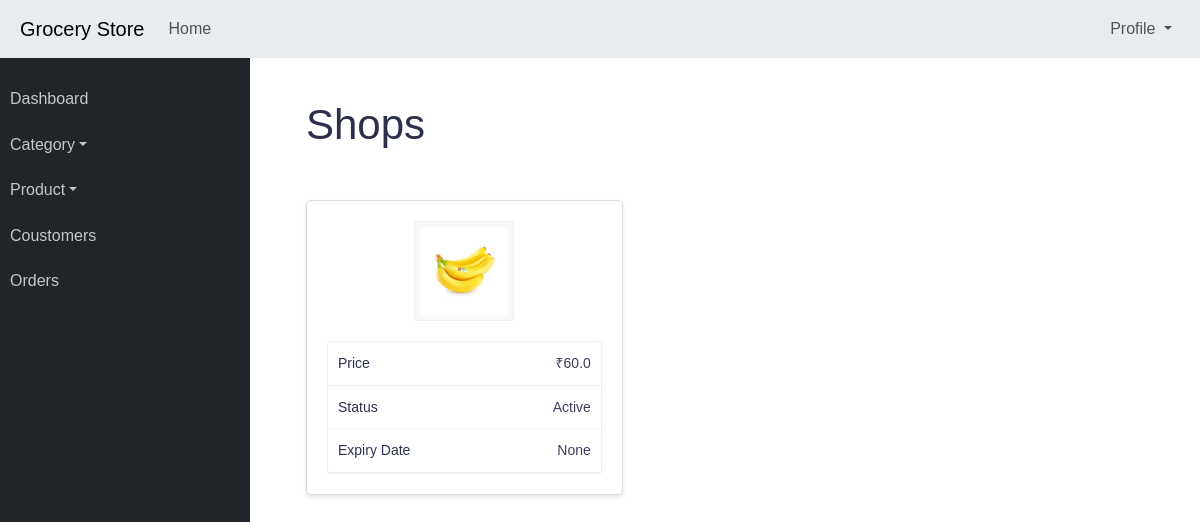
The page /admin/view/product/1 on the database its author committed.
### application/models.py (models this page shows)
class Product(db.Model):
    id = db.Column(db.Integer, primary_key=True)
    name = db.Column(db.String(100), nullable=False)
    price = db.Column(db.Float, nullable=False)
    discount = db.Column(db.Float, nullable=False)
    MFG_date = db.Column(db.Date, nullable=True)
    EXP_date = db.Column(db.Date, nullable=True)
    stock = db.Column(db.Integer, nullable=False)
    unit = db.Column(db.String(100), nullable=True)
    image = db.Column(db.String(100), nullable=False)
    status = db.Column(db.String(100), nullable=False)
    category_id = db.Column(db.Integer, db.ForeignKey('category.id'), nullable=False)
    category = db.relationship('Category', backref=db.backref('products', lazy=True))

### application/controllers.py (the view)
@app.route('/admin/view/product/<int:id>', methods=['GET', 'POST'])
def product_view(id):
    product = Product.query.filter_by(id=id).first()
    return render_template('product_view.html', product=product)

### templates/product_view.html (shortened to what this page needs)
{% extends "admin_base.html" %}
{% block content %}
<main>
    <div class="container-fluid">
        <h2 class="mt-30 page-title">Shops</h2>
        <div class="row">
            <div class="col-lg-5 col-md-6">
                <div class="card card-static-2 mb-30">
                    <div class="card-body-table">
                        {% if product %}
                        <div class="shopowner-content-left text-center pd-20">
                            <div class="shop_img">
                                <img src="{{url_for('static', filename='uploads/product/' + product.image)}}" alt="">
                            </div>
                            <div class="shopowner-dts">
                                <div class="shopowner-dt-list">
                                    <span class="left-dt">Price</span>
                                    <span class="right-dt">₹{{product.price}}</span>
                                </div>
                                <div class="shopowner-dt-list">
                                    <span class="left-dt">Status</span>
                                    <span class="right-dt">{{product.status}}</span>
                                </div>
                                <div class="shopowner-dt-list">
                                    <span class="left-dt">Expiry Date</span>
                                    <span class="right-dt">{{product.EXP_date}}</span>
                                </div>
                            </div>
                        </div>
                        {% endif %}
                    </div>
                </div>
            </div>
        </div>
    </div>
</main>
{% endblock %}

### static/css/admin-style.css (style rules this page uses)
body { font-family: Arial, sans-serif; line-height: 1.6; margin: 0; padding: 0; }
.container-fluid { width: 100%; padding-right: 15px; padding-left: 15px; margin-right: auto; margin-left: auto; padding-left: 1.5rem !important; padding-right: 1.5rem !important; }
.mt-30 { margin-top: 30px !important; }
h2 { color: #333; }
.card { border: 1px solid #ddd; border-radius: 5px; box-shadow: 0 2px 4px rgba(0, 0, 0, 0.1); padding: 20px; }
img { vertical-align: middle; border-style: none; }
.row { margin-top: 50px; }
.page-title { font-size: 42px; color: #2b2f4c; text-align: left; margin-bottom: 36px; }
.shop_img { width: 100px; height: 100px; border: 1px solid #efefef; background: #f9f9f9; padding: 5px; border-radius: 3px; display: inline-block; }
.shop_img img { width: 100%; }
.shopowner-dts { margin-top: 20px; border: 1px solid #efefef; border-radius: 3px; }
.shopowner-dt-list { display: flex; align-items: start; padding: 10px; border-bottom: 1px solid #efefef; width: 100%; }
.left-dt { color: #2b2f4c; font-size: 14px; font-weight: 500; margin-bottom: 0; text-align: left; width: 50%; }
.right-dt { color: #3e3f5e; font-size: 14px; font-weight: 400; margin-bottom: 0; margin-left: auto; text-align: right; width: 50%; }

### rows shown on the page
Product: image (picture), price "60.0", status "Active", EXP_date "None"
